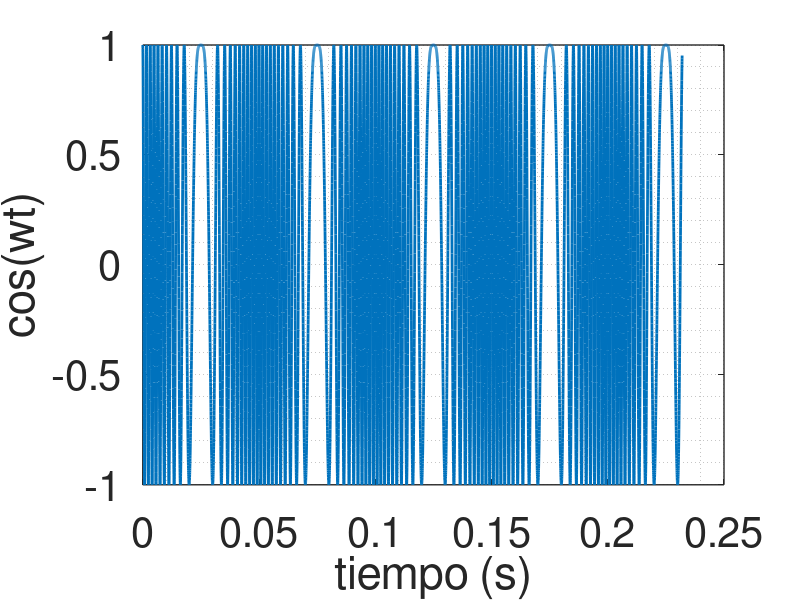

MATLAB code for this plot:
close all
clear all
clc

%Programa para crear se�al de entrada al yin

SR=44100;
tf=10*0.0232;
t=[0:1/SR:tf];
%t=[0:1/SR:0.0232]+t(length(t));

frec=10;
%quiero frecuencia instantanea 400+100*sin(2*pi*frec*t), derivada de la fase /2pi
fase=10*sin(2*pi*frec.*t); %no aliasing

sinusoide=cos(2*pi*fase);

%frecTeorica2=sin(2*pi*50.*t)./50; %aliasing
%sinusoide2=cos(2*pi*frecTeorica2.*t);



%grafica la entrada generada
figure (1)
plot (t,sinusoide,"linewidth",2)
%hold on
%plot (t2,sinusoide2,"linewidth",2)

%plot (t,fase,"linewidth",2,'r')
%hold on
%%plot ([t(length(t)),t(length(t))],[200,800],'k--',"linewidth",2)

h2=xlabel ("tiempo (s)");
set (h2, "fontsize", 30);
h3=ylabel ("cos(wt)");
set (h3, "fontsize", 30);
h=get(gcf, "currentaxes");
set(h, "fontsize", 30, "linewidth", 1);
grid minor

%figure (2)
%plot (tiempos,frecuencias)
%xlabel ("t");
%ylabel ("f(t)");


%escribe archivo txt con entrada
%formato:
%SR cantidad de muestras
%e(0) e(1) e(2) ....

fid=fopen('entrada3.txt','w');
fprintf(fid,'%d %d\n',SR,size(t,2));

for i=1:size(t,2)
fprintf(fid,'%f ',sinusoide(i));
end

%for i=1:size(t2,2)
%fprintf(fid,'%f ',sinusoide2(i));
%end

%
%fclose(fid);
save datos.mat frec tf